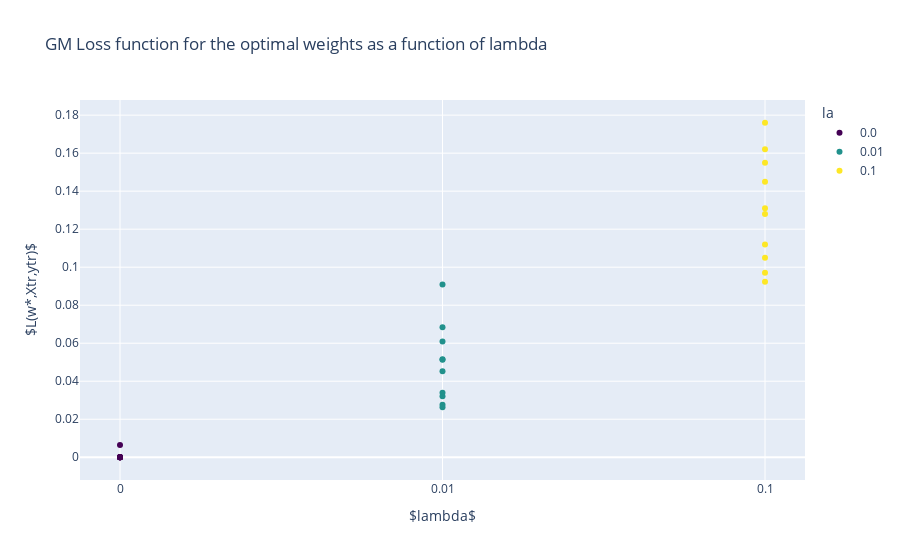

This figure's notebook cell:
### Markdown cell above
### L as a function of la

### Code cell
# plot a scatter plot of L* as a function of la
fig = px.scatter(df_gm, x='la', y='L*',
                    title='GM Loss function for the optimal weights as a function of lambda',
                    color='la',
                    color_discrete_sequence =['#440154', '#21918c', '#fde725'])
fig.update_layout(
    xaxis_title=r'$lambda$',
    yaxis_title=r'$L(w*,Xtr,ytr)$',
    xaxis_type='category'
)
fig.show()
# save the figure
fig.write_image("GM_L_for_la.png")

### Figure 1 — Plotly figure (JSON) as saved in the notebook; plotly's stock layout.template omitted (floating-point values rounded to 4 significant figures)
{"data": [{"hovertemplate": "la=%{x}<br>L*=%{y}<extra></extra>", "legendgroup": "0.0", "marker": {"color": "#440154", "symbol": "circle"}, "mode": "markers", "name": "0.0", "orientation": "v", "showlegend": true, "type": "scatter", "x": [0, 0, 0, 0, 0, 0, 0, 0, 0, 0], "xaxis": "x", "y": [5.72e-07, 1.26e-06, 0.000137, 5e-07, 5.5e-07, 1.28e-06, 7.13e-07, 0.00646, 1.11e-05, 7.96e-07], "yaxis": "y"}, {"hovertemplate": "la=%{x}<br>L*=%{y}<extra></extra>", "legendgroup": "0.01", "marker": {"color": "#21918c", "symbol": "circle"}, "mode": "markers", "name": "0.01", "orientation": "v", "showlegend": true, "type": "scatter", "x": [0.01, 0.01, 0.01, 0.01, 0.01, 0.01, 0.01, 0.01, 0.01, 0.01], "xaxis": "x", "y": [0.0276, 0.0515, 0.0684, 0.0263, 0.0339, 0.0452, 0.0321, 0.0909, 0.0609, 0.0513], "yaxis": "y"}, {"hovertemplate": "la=%{x}<br>L*=%{y}<extra></extra>", "legendgroup": "0.1", "marker": {"color": "#fde725", "symbol": "circle"}, "mode": "markers", "name": "0.1", "orientation": "v", "showlegend": true, "type": "scatter", "x": [0.1, 0.1, 0.1, 0.1, 0.1, 0.1, 0.1, 0.1, 0.1, 0.1], "xaxis": "x", "y": [0.0971, 0.131, 0.162, 0.0923, 0.112, 0.128, 0.105, 0.176, 0.155, 0.145], "yaxis": "y"}], "layout": {"legend": {"title": {"text": "la"}, "tracegroupgap": 0}, "title": {"text": "GM Loss function for the optimal weights as a function of lambda"}, "xaxis": {"anchor": "y", "categoryarray": [0, 0.01, 0.1], "categoryorder": "array", "domain": [0, 1], "title": {"text": "$lambda$"}, "type": "category"}, "yaxis": {"anchor": "x", "domain": [0, 1], "title": {"text": "$L(w*,Xtr,ytr)$"}}}}
